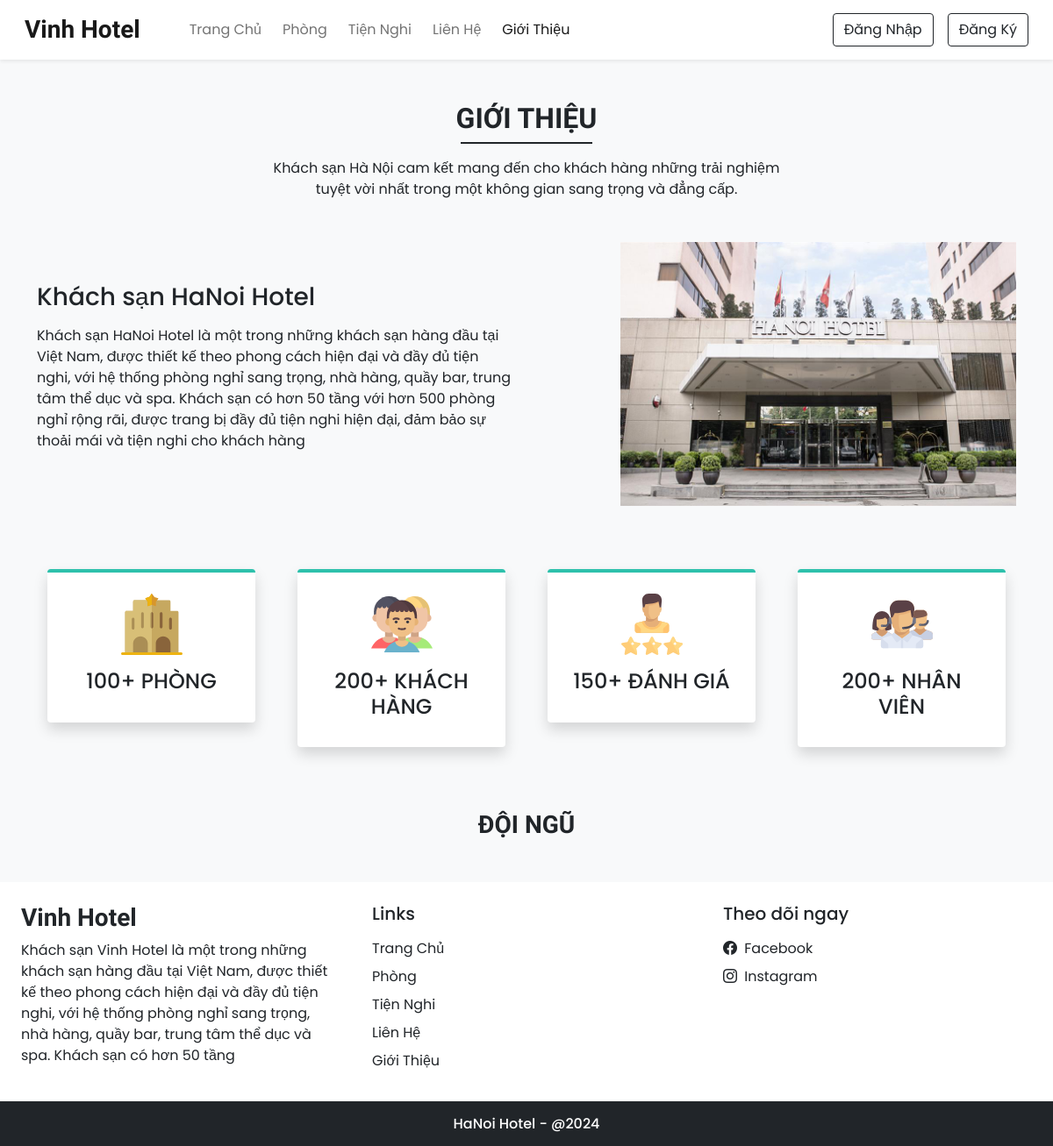
Page /about.php on the committed database.
### tables this page shows
CREATE TABLE `settings` (
  `sr_no` int(11) NOT NULL,
  `site_title` varchar(50) NOT NULL,
  `site_about` varchar(250) NOT NULL,
  `shutdown` tinyint(1) NOT NULL
);

### admin/inc/db_config.php (called while the page is built, shortened)
<?php
  function select($sql,$values,$datatypes)
  {
    $con = $GLOBALS['con'];
    if($stmt = mysqli_prepare($con,$sql))
    {
      mysqli_stmt_bind_param($stmt,$datatypes,...$values);
      if(mysqli_stmt_execute($stmt)){
        $res = mysqli_stmt_get_result($stmt);
        return $res;
      }
      else{
        mysqli_stmt_close($stmt);
        die("Query cannot be executed - Select");
      }
    }
    else{
      die("Query cannot be prepared - Select");
    }
  }
?>

### about.php (the view, shortened to what this page needs)
<!DOCTYPE html>
<html lang="en">
<head>
  <link  rel="stylesheet" href="https://unpkg.com/swiper@7/swiper-bundle.min.css">
  <?php require('inc/links.php'); ?>
</head>
<body class="bg-light">
  <?php require('inc/header.php'); ?>
  <div class="my-5 px-4">
    <h2 class="fw-bold h-font text-center">GIỚI THIỆU</h2>
    <div class="h-line bg-dark"></div>
    <p class="text-center mt-3">
    Khách sạn Hà Nội cam kết mang đến cho khách hàng những trải nghiệm<br>
    tuyệt vời nhất trong một không gian sang trọng và đẳng cấp.
    </p>
  </div>
  <div class="container">
    <div class="row justify-content-between align-items-center">
      <div class="col-lg-6 col-md-5 mb-4 order-lg-1 order-md-1 order-2">
        <h3 class="mb-3">Khách sạn HaNoi Hotel</h3>
        <p>
        Khách sạn HaNoi Hotel là một trong những khách sạn hàng đầu tại Việt Nam,
         được thiết kế theo phong cách hiện đại và đầy đủ tiện nghi, với hệ thống
         phòng nghỉ sang trọng, nhà hàng, quầy bar, trung tâm thể dục và spa. Khách sạn
          có hơn 50 tầng với hơn 500 phòng nghỉ rộng rãi, được trang bị đầy đủ tiện nghi
          hiện đại, đảm bảo sự thoải mái và tiện nghi cho khách hàng
        </p>
      </div>
      <div class="col-lg-5 col-md-5 mb-4 order-lg-2 order-md-2 order-1">
        <img src="images/about/ht.jpg" class="w-100">
      </div>
    </div>
  </div>
  <div class="container mt-5">
    <div class="row">
      <div class="col-lg-3 col-md-6 mb-4 px-4">
        <div class="bg-white rounded shadow p-4 border-top border-4 text-center box">
          <img src="images/about/hotel.svg" width="70px">
          <h4 class="mt-3">100+ PHÒNG</h4>
        </div>
      </div>
      <div class="col-lg-3 col-md-6 mb-4 px-4">
        <div class="bg-white rounded shadow p-4 border-top border-4 text-center box">
          <img src="images/about/customers.svg" width="70px">
          <h4 class="mt-3">200+ KHÁCH HÀNG</h4>
        </div>
      </div>
      <div class="col-lg-3 col-md-6 mb-4 px-4">
        <div class="bg-white rounded shadow p-4 border-top border-4 text-center box">
          <img src="images/about/rating.svg" width="70px">
          <h4 class="mt-3">150+ ĐÁNH GIÁ</h4>
        </div>
      </div>
      <div class="col-lg-3 col-md-6 mb-4 px-4">
        <div class="bg-white rounded shadow p-4 border-top border-4 text-center box">
          <img src="images/about/staff.svg" width="70px">
          <h4 class="mt-3">200+ NHÂN VIÊN</h4>
        </div>
      </div>
    </div>
  </div>
  <h3 class="my-5 fw-bold h-font text-center">ĐỘI NGŨ</h3>
  <?php require('inc/footer.php'); ?>
</body>
</html>

### inc/header.php (shortened to what this page needs)
<nav id="nav-bar" class="navbar navbar-expand-lg navbar-light bg-white px-lg-3 py-lg-2 shadow-sm sticky-top">
  <div class="container-fluid">
    <a class="navbar-brand me-5 fw-bold fs-3 h-font" href="index.php"><?php echo $settings_r['site_title'] ?></a>
    <div class="collapse navbar-collapse" id="navbarSupportedContent">
      <ul class="navbar-nav me-auto mb-2 mb-lg-0">
        <li class="nav-item">
          <a class="nav-link me-2" href="index.php">Trang Chủ</a>
        </li>
        <li class="nav-item">
          <a class="nav-link me-2" href="rooms.php">Phòng</a>
        </li>
        <li class="nav-item">
          <a class="nav-link me-2" href="facilities.php">Tiện Nghi</a>
        </li>
        <li class="nav-item">
          <a class="nav-link me-2" href="contact.php">Liên Hệ</a>
        </li>
        <li class="nav-item">
          <a class="nav-link" href="about.php">Giới Thiệu</a>
        </li>
      </ul>
      <div class="d-flex">
        <?php
          if(isset($_SESSION['login']) && $_SESSION['login']==true)
          {
            $path = USERS_IMG_PATH;
            echo<<<data
              <div class="btn-group">
                <button type="button" class="btn btn-outline-dark shadow-none dropdown-toggle" data-bs-toggle="dropdown" data-bs-display="static" aria-expanded="false">
                  <img src="$path$_SESSION[uPic]" style="width: 25px; height: 25px;" class="me-1 rounded-circle">
                  $_SESSION[uName]
                </button>
                <ul class="dropdown-menu dropdown-menu-lg-end">
                  <li><a class="dropdown-item" href="profile.php">Thông Tin</a></li>
                  <li><a class="dropdown-item" href="bookings.php">Phòng Đặt</a></li>
                  <li><a class="dropdown-item" href="logout.php">Đăng Xuất</a></li>
                </ul>
              </div>
            data;
          }
          else
          {
            echo<<<data
              <button type="button" class="btn btn-outline-dark shadow-none me-lg-3 me-2" data-bs-toggle="modal" data-bs-target="#loginModal">
                Đăng Nhập
              </button>
              <button type="button" class="btn btn-outline-dark shadow-none" data-bs-toggle="modal" data-bs-target="#registerModal">
                Đăng Ký
              </button>
            data;
          }
        ?>
      </div>
    </div>
  </div>
</nav>

### inc/footer.php (shortened to what this page needs)
<div class="container-fluid bg-white mt-5">
  <div class="row">
    <div class="col-lg-4 p-4">
      <h3 class="h-font fw-bold fs-3 mb-2"><?php echo $settings_r['site_title'] ?></h3>
      <p>
        <?php echo $settings_r['site_about'] ?>
      </p>
    </div>
    <div class="col-lg-4 p-4">
      <h5 class="mb-3">Links</h5>
      <a href="index.php" class="d-inline-block mb-2 text-dark text-decoration-none">Trang Chủ</a> <br>
      <a href="rooms.php" class="d-inline-block mb-2 text-dark text-decoration-none">Phòng</a> <br>
      <a href="facilities.php" class="d-inline-block mb-2 text-dark text-decoration-none">Tiện Nghi</a> <br>
      <a href="contact.php" class="d-inline-block mb-2 text-dark text-decoration-none">Liên Hệ</a> <br>
      <a href="about.php" class="d-inline-block mb-2 text-dark text-decoration-none">Giới Thiệu</a>
    </div>
    <div class="col-lg-4 p-4">
        <h5 class="mb-3">Theo dõi ngay</h5>
        <a href="<?php echo $contact_r['fb'] ?>" class="d-inline-block text-dark text-decoration-none mb-2">
          <i class="bi bi-facebook me-1"></i> Facebook
        </a><br>
        <a href="<?php echo $contact_r['insta'] ?>" class="d-inline-block text-dark text-decoration-none">
          <i class="bi bi-instagram me-1"></i> Instagram
        </a><br>
    </div>
  </div>
</div>
<h6 class="text-center bg-dark text-white p-3 m-0">HaNoi Hotel - @2024</h6>

### css/common.css (style rules this page uses)
:root { --teal: #2ec1ac; --teal_hover: #279e8c; }
* { font-family: 'Poppins', sans-serif; }
.h-font { font-family: 'Merienda', cursive; }
.h-line { width: 150px; margin: 0 auto; height: 1.7px; }

### about.php (style rules this page uses)
.box { border-top-color: var(--teal) !important; }

### rows in the picture
settings: site_title "Vinh Hotel", site_about "Khách sạn Vinh Hotel là một trong những khách sạn hàng đầu tại Việt Nam, được thiết kế theo phong cách hiện đại và đầy đủ tiện nghi, với hệ thống phòng nghỉ sang trọng, nhà hàng, quầy bar, trung tâm thể dục và spa. Khách sạn có hơn 50 tầng"
